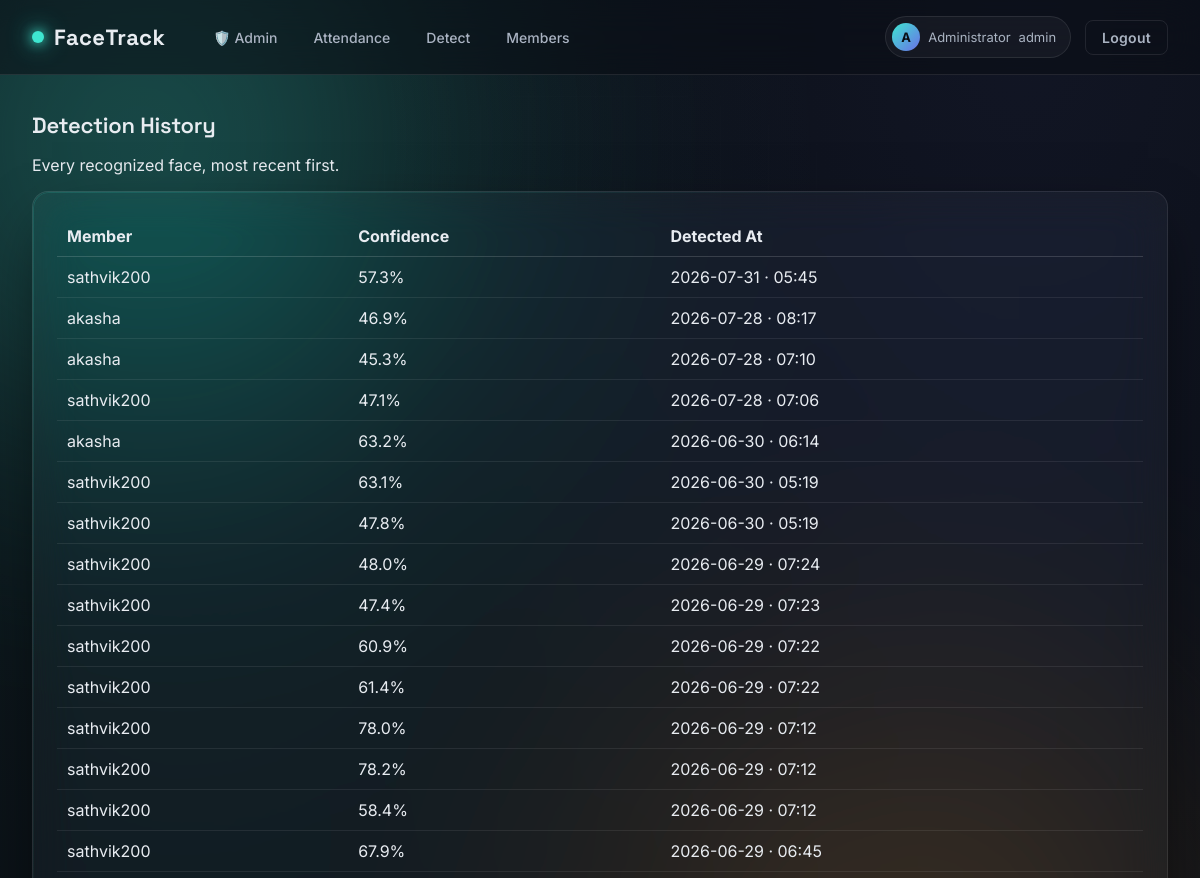
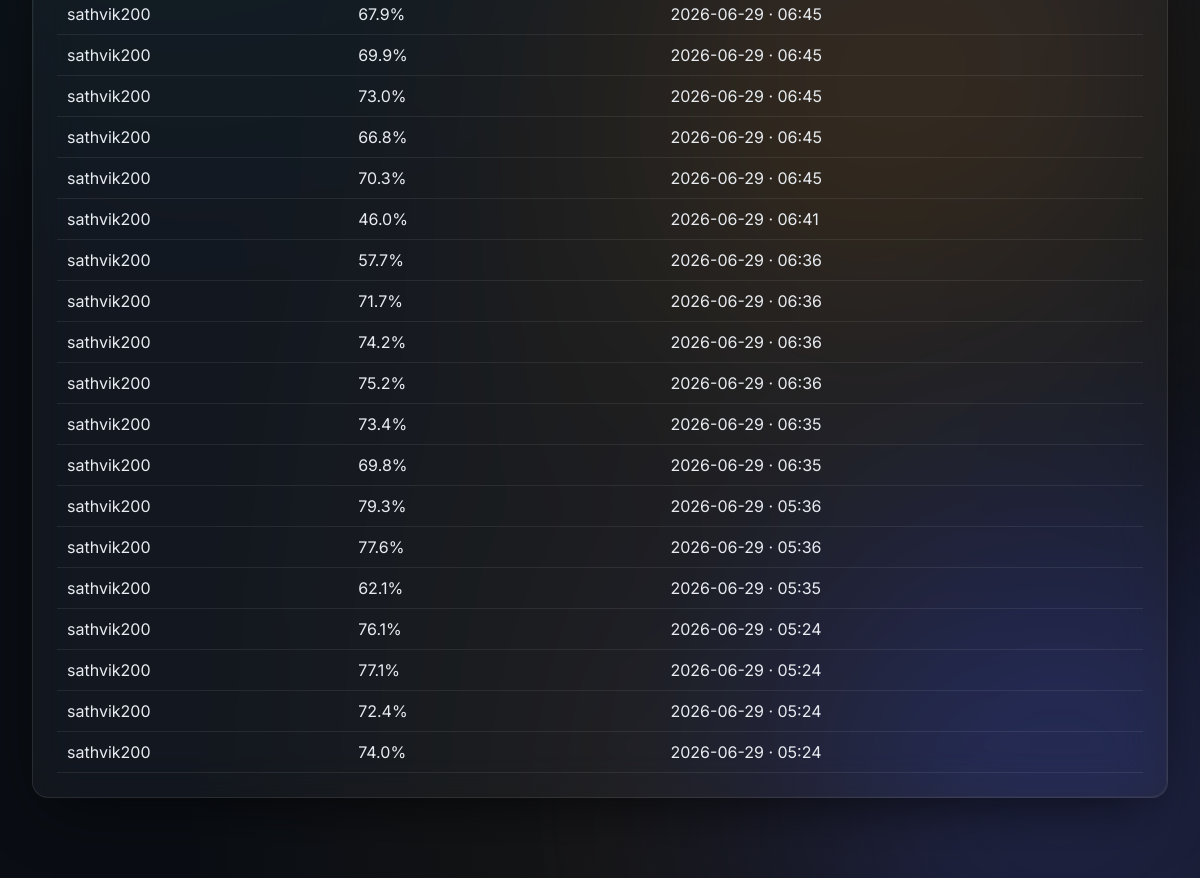
The page /history (signed in) on the database its author committed (2 pictures, top to bottom).
### tables this page shows
CREATE TABLE detections (
            id INTEGER PRIMARY KEY AUTOINCREMENT,
            user_id INTEGER,
            confidence REAL,
            detected_at TIMESTAMP
            DEFAULT CURRENT_TIMESTAMP, snapshot TEXT,

            FOREIGN KEY(user_id)
            REFERENCES users(id)
            ON DELETE CASCADE
        );

CREATE TABLE users (
            id INTEGER PRIMARY KEY AUTOINCREMENT,
            username TEXT UNIQUE NOT NULL,
            password_hash TEXT NOT NULL,
            face_descriptor TEXT,
            face_image TEXT,
            created_at TIMESTAMP
            DEFAULT CURRENT_TIMESTAMP
        , name TEXT, usn TEXT, role TEXT NOT NULL DEFAULT 'student', class_name TEXT);

### app.py (the view)
@app.route("/history")
@login_required
@role_required("admin", "teacher")
def history():
    conn = get_db()
    rows = conn.execute(
        """
        SELECT u.username, u.name, d.confidence, d.detected_at
        FROM detections d
        JOIN users u ON d.user_id = u.id
        ORDER BY d.detected_at DESC
        """
    ).fetchall()
    conn.close()
    return render_template("history.html", rows=rows)

### app.py (called while the page is built)
def get_db():
    conn = sqlite3.connect(DB_PATH)
    conn.row_factory = sqlite3.Row
    conn.execute("PRAGMA foreign_keys = ON")
    return conn

def login_required(view):
    @wraps(view)
    def wrapped(*args, **kwargs):
        if "user_id" not in session:
            return redirect(url_for("login"))
        return view(*args, **kwargs)
    return wrapped

def role_required(*roles):
    def decorator(view):
        @wraps(view)
        def wrapped(*args, **kwargs):
            if session.get("role") not in roles:
                flash("Access denied.", "error")
                return redirect(url_for("portal_redirect"))
            return view(*args, **kwargs)
        return wrapped
    return decorator

### templates/history.html (shortened to what this page needs)
{% extends 'base.html' %}
{% block content %}
<div class="page-header">
    <h2>Detection History</h2>
    <p class="auth-sub">Every recognized face, most recent first.</p>
</div>
<div class="card glass" style="padding: 24px; margin-top: 16px;">
    {% if rows %}
    <table class="history-table" style="width:100%; border-collapse: collapse;">
        <thead>
            <tr style="text-align:left; border-bottom: 1px solid rgba(255,255,255,0.15);">
                <th style="padding: 10px;">Member</th>
                <th style="padding: 10px;">Confidence</th>
                <th style="padding: 10px;">Detected At</th>
            </tr>
        </thead>
        <tbody>
            {% for r in rows %}
            <tr style="border-bottom: 1px solid rgba(255,255,255,0.08);">
                <td style="padding: 10px;">{{ r.name or r.username }}</td>
                <td style="padding: 10px;">
                    {{ "%.1f"|format(r.confidence * 100) if r.confidence is not none else '—' }}%
                </td>
                <td style="padding: 10px;">
                    {{ r.detected_at[:16].replace(' ', ' · ') if r.detected_at else '—' }}
                </td>
            </tr>
            {% endfor %}
        </tbody>
    </table>
    {% else %}
    <p>No detections recorded yet.</p>
    {% endif %}
</div>
{% endblock %}

### templates/base.html (shortened to what this page needs)
<!doctype html>
<html lang="en">
<head>
  <link rel="stylesheet" href="{{ url_for('static', filename='css/style.css') }}" />
</head>
<body>
  <div class="bg-mesh" aria-hidden="true">
    <span class="blob blob-1"></span>
    <span class="blob blob-2"></span>
    <span class="blob blob-3"></span>
  </div>
  {% if session.user_id %}
  <nav class="topbar">
    <a class="brand" href="{{ url_for('portal_redirect') }}">
      <span class="brand-dot"></span>
      <span class="brand-text">FaceTrack</span>
    </a>
    <div class="topbar-links">
      {% if session.role == 'admin' %}
        <a href="{{ url_for('admin_dashboard') }}"
           class="nav-link {% if request.endpoint == 'admin_dashboard' %}active{% endif %}">
          🛡️ Admin
        </a>
        <a href="{{ url_for('teacher_dashboard') }}"
           class="nav-link {% if request.endpoint == 'teacher_dashboard' %}active{% endif %}">
          Attendance
        </a>
        <a href="{{ url_for('detect') }}"
           class="nav-link {% if request.endpoint == 'detect' %}active{% endif %}">
          Detect
        </a>
        <a href="{{ url_for('members') }}"
           class="nav-link {% if request.endpoint == 'members' %}active{% endif %}">
          Members
        </a>
      {% endif %}
    </div>
    <div class="topbar-right">
      <span class="user-pill">
        <span class="user-avatar">{{ (session.username or 'U')[0]|upper }}</span>
        <span>{{ session.name or session.username }}</span>
        <span class="role-badge role-{{ session.role }}">{{ session.role }}</span>
      </span>
      <a href="{{ url_for('logout') }}" class="btn btn-ghost">Logout</a>
    </div>
  </nav>
  {% endif %}
  <main class="page">
    {% block content %}{% endblock %}
  </main>
</body>
</html>

### rows shown on the page
detections: username "sathvik200", confidence "57.3", detected_at "2026-07-31 · 05:45"
detections: name "akasha", confidence "46.9", detected_at "2026-07-28 · 08:17"
detections: name "akasha", confidence "45.3", detected_at "2026-07-28 · 07:10"
detections: username "sathvik200", confidence "47.1", detected_at "2026-07-28 · 07:06"
detections: name "akasha", confidence "63.2", detected_at "2026-06-30 · 06:14"
detections: username "sathvik200", confidence "63.1", detected_at "2026-06-30 · 05:19"
detections: username "sathvik200", confidence "47.8", detected_at "2026-06-30 · 05:19"
detections: username "sathvik200", confidence "48.0", detected_at "2026-06-29 · 07:24"
detections: username "sathvik200", confidence "47.4", detected_at "2026-06-29 · 07:23"
detections: username "sathvik200", confidence "60.9", detected_at "2026-06-29 · 07:22"
detections: username "sathvik200", confidence "61.4", detected_at "2026-06-29 · 07:22"
detections: username "sathvik200", confidence "78.0", detected_at "2026-06-29 · 07:12"
detections: username "sathvik200", confidence "78.2", detected_at "2026-06-29 · 07:12"
detections: username "sathvik200", confidence "58.4", detected_at "2026-06-29 · 07:12"
detections: username "sathvik200", confidence "67.9", detected_at "2026-06-29 · 06:45"
detections: username "sathvik200", confidence "67.9", detected_at "2026-06-29 · 06:45"
detections: username "sathvik200", confidence "69.9", detected_at "2026-06-29 · 06:45"
detections: username "sathvik200", confidence "73.0", detected_at "2026-06-29 · 06:45"
detections: username "sathvik200", confidence "66.8", detected_at "2026-06-29 · 06:45"
detections: username "sathvik200", confidence "70.3", detected_at "2026-06-29 · 06:45"
detections: username "sathvik200", confidence "46.0", detected_at "2026-06-29 · 06:41"
detections: username "sathvik200", confidence "57.7", detected_at "2026-06-29 · 06:36"
detections: username "sathvik200", confidence "71.7", detected_at "2026-06-29 · 06:36"
detections: username "sathvik200", confidence "74.2", detected_at "2026-06-29 · 06:36"
detections: username "sathvik200", confidence "75.2", detected_at "2026-06-29 · 06:36"
detections: username "sathvik200", confidence "73.4", detected_at "2026-06-29 · 06:35"
detections: username "sathvik200", confidence "69.8", detected_at "2026-06-29 · 06:35"
detections: username "sathvik200", confidence "79.3", detected_at "2026-06-29 · 05:36"
detections: username "sathvik200", confidence "77.6", detected_at "2026-06-29 · 05:36"
detections: username "sathvik200", confidence "62.1", detected_at "2026-06-29 · 05:35"
detections: username "sathvik200", confidence "76.1", detected_at "2026-06-29 · 05:24"
detections: username "sathvik200", confidence "77.1", detected_at "2026-06-29 · 05:24"
detections: username "sathvik200", confidence "72.4", detected_at "2026-06-29 · 05:24"
detections: username "sathvik200", confidence "74.0", detected_at "2026-06-29 · 05:24"

### other values the page prints
{{ (session.username or 'U')[0]|upper }} "A"
{{ session.name or session.username }} "Administrator"
{{ session.role }} "admin"
